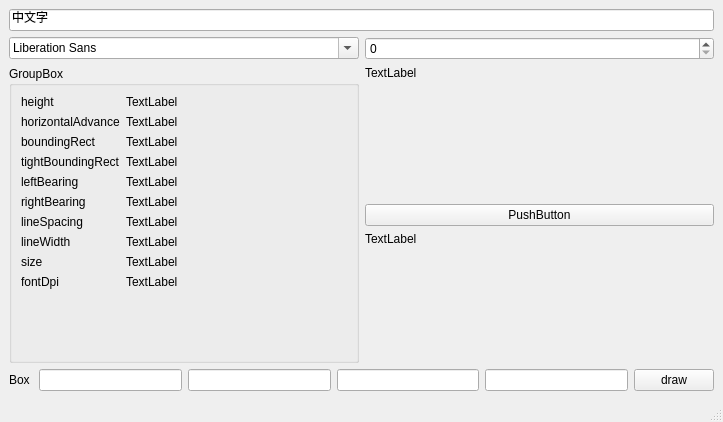
<?xml version="1.0" encoding="UTF-8"?>
<ui version="4.0">
 <class>MainWindow</class>
 <widget class="QMainWindow" name="MainWindow">
  <property name="geometry">
   <rect>
    <x>0</x>
    <y>0</y>
    <width>723</width>
    <height>422</height>
   </rect>
  </property>
  <property name="windowTitle">
   <string>MainWindow</string>
  </property>
  <widget class="QWidget" name="centralwidget">
   <layout class="QVBoxLayout" name="verticalLayout_2">
    <item>
     <widget class="QLineEdit" name="lineEdit">
      <property name="text">
       <string>中文字</string>
      </property>
     </widget>
    </item>
    <item>
     <layout class="QHBoxLayout" name="horizontalLayout_2">
      <item>
       <widget class="QFontComboBox" name="fontComboBox"/>
      </item>
      <item>
       <widget class="QSpinBox" name="spinBox">
        <property name="maximum">
         <number>65535</number>
        </property>
       </widget>
      </item>
     </layout>
    </item>
    <item>
     <layout class="QHBoxLayout" name="horizontalLayout">
      <item>
       <widget class="QGroupBox" name="groupBox">
        <property name="title">
         <string>GroupBox</string>
        </property>
        <layout class="QFormLayout" name="formLayout">
         <item row="0" column="0">
          <widget class="QLabel" name="label_10">
           <property name="text">
            <string>height</string>
           </property>
          </widget>
         </item>
         <item row="0" column="1">
          <widget class="QLabel" name="height">
           <property name="text">
            <string>TextLabel</string>
           </property>
          </widget>
         </item>
         <item row="1" column="0">
          <widget class="QLabel" name="label_13">
           <property name="text">
            <string>horizontalAdvance</string>
           </property>
          </widget>
         </item>
         <item row="1" column="1">
          <widget class="QLabel" name="horizontalAdvance">
           <property name="text">
            <string>TextLabel</string>
           </property>
          </widget>
         </item>
         <item row="2" column="0">
          <widget class="QLabel" name="label_2">
           <property name="text">
            <string>boundingRect</string>
           </property>
          </widget>
         </item>
         <item row="2" column="1">
          <widget class="QLabel" name="boundingRect">
           <property name="text">
            <string>TextLabel</string>
           </property>
          </widget>
         </item>
         <item row="3" column="0">
          <widget class="QLabel" name="label_23">
           <property name="text">
            <string>tightBoundingRect</string>
           </property>
          </widget>
         </item>
         <item row="3" column="1">
          <widget class="QLabel" name="tightBoundingRect">
           <property name="text">
            <string>TextLabel</string>
           </property>
          </widget>
         </item>
         <item row="4" column="0">
          <widget class="QLabel" name="label_15">
           <property name="text">
            <string>leftBearing</string>
           </property>
          </widget>
         </item>
         <item row="4" column="1">
          <widget class="QLabel" name="leftBearing">
           <property name="text">
            <string>TextLabel</string>
           </property>
          </widget>
         </item>
         <item row="5" column="0">
          <widget class="QLabel" name="label_30">
           <property name="text">
            <string>rightBearing</string>
           </property>
          </widget>
         </item>
         <item row="5" column="1">
          <widget class="QLabel" name="rightBearing">
           <property name="text">
            <string>TextLabel</string>
           </property>
          </widget>
         </item>
         <item row="6" column="0">
          <widget class="QLabel" name="label_16">
           <property name="text">
            <string>lineSpacing</string>
           </property>
          </widget>
         </item>
         <item row="6" column="1">
          <widget class="QLabel" name="lineSpacing">
           <property name="text">
            <string>TextLabel</string>
           </property>
          </widget>
         </item>
         <item row="7" column="0">
          <widget class="QLabel" name="label_21">
           <property name="text">
            <string>lineWidth</string>
           </property>
          </widget>
         </item>
         <item row="7" column="1">
          <widget class="QLabel" name="lineWidth">
           <property name="text">
            <string>TextLabel</string>
           </property>
          </widget>
         </item>
         <item row="8" column="0">
          <widget class="QLabel" name="label_33">
           <property name="text">
            <string>size</string>
           </property>
          </widget>
         </item>
         <item row="8" column="1">
          <widget class="QLabel" name="size">
           <property name="text">
            <string>TextLabel</string>
           </property>
          </widget>
         </item>
         <item row="9" column="0">
          <widget class="QLabel" name="label_9">
           <property name="text">
            <string>fontDpi</string>
           </property>
          </widget>
         </item>
         <item row="9" column="1">
          <widget class="QLabel" name="fontDpi">
           <property name="text">
            <string>TextLabel</string>
           </property>
          </widget>
         </item>
        </layout>
       </widget>
      </item>
      <item>
       <layout class="QVBoxLayout" name="verticalLayout">
        <item>
         <widget class="PLable" name="Font">
          <property name="text">
           <string>TextLabel</string>
          </property>
          <property name="alignment">
           <set>Qt::AlignLeading|Qt::AlignLeft|Qt::AlignTop</set>
          </property>
         </widget>
        </item>
        <item>
         <widget class="QPushButton" name="pushButton">
          <property name="text">
           <string>PushButton</string>
          </property>
         </widget>
        </item>
        <item>
         <widget class="QLabel" name="crop">
          <property name="text">
           <string>TextLabel</string>
          </property>
          <property name="alignment">
           <set>Qt::AlignLeading|Qt::AlignLeft|Qt::AlignTop</set>
          </property>
         </widget>
        </item>
       </layout>
      </item>
     </layout>
    </item>
    <item>
     <layout class="QHBoxLayout" name="horizontalLayout_3">
      <item>
       <widget class="QLabel" name="label_3">
        <property name="text">
         <string>Box </string>
        </property>
       </widget>
      </item>
      <item>
       <widget class="QLineEdit" name="X"/>
      </item>
      <item>
       <widget class="QLineEdit" name="Y"/>
      </item>
      <item>
       <widget class="QLineEdit" name="W"/>
      </item>
      <item>
       <widget class="QLineEdit" name="H"/>
      </item>
      <item>
       <widget class="QPushButton" name="pushButton_2">
        <property name="text">
         <string>draw</string>
        </property>
       </widget>
      </item>
     </layout>
    </item>
   </layout>
  </widget>
  <widget class="QMenuBar" name="menubar">
   <property name="geometry">
    <rect>
     <x>0</x>
     <y>0</y>
     <width>723</width>
     <height>25</height>
    </rect>
   </property>
  </widget>
  <widget class="QStatusBar" name="statusbar"/>
 </widget>
 <customwidgets>
  <customwidget>
   <class>PLable</class>
   <extends>QLabel</extends>
   <header>PLable.h</header>
  </customwidget>
 </customwidgets>
 <resources/>
 <connections/>
</ui>
